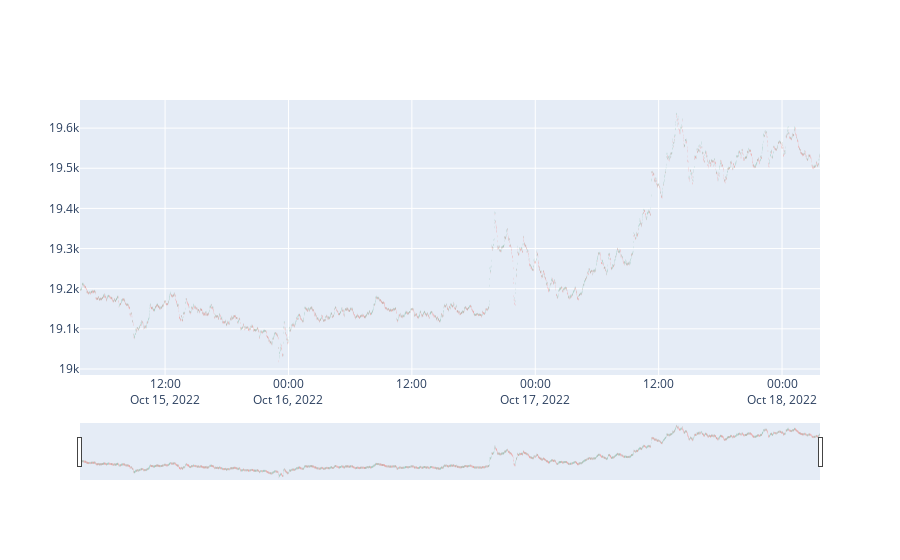

Notebook code cell kept with this figure:
### Code cell
import plotly.graph_objects as go

fig = go.Figure(data=[go.Candlestick(x=df['Datetime'],
                                   open=df['Open'],
high=df['High'],
low=df['Low'],
close=df['Close'])])

fig.show()

### Figure 1 — Plotly figure (JSON) as saved in the notebook; plotly's stock layout.template omitted (floating-point values rounded to 4 significant figures; data arrays with more than 128 entries replaced by an {"elided": "..."} marker saying what was removed)
{"data": [{"close": {"elided": "3712 float values"}, "high": {"elided": "3712 float values"}, "low": {"elided": "3712 float values"}, "open": {"elided": "3712 float values"}, "type": "candlestick", "x": {"elided": "3712 str values"}}], "layout": {}}
